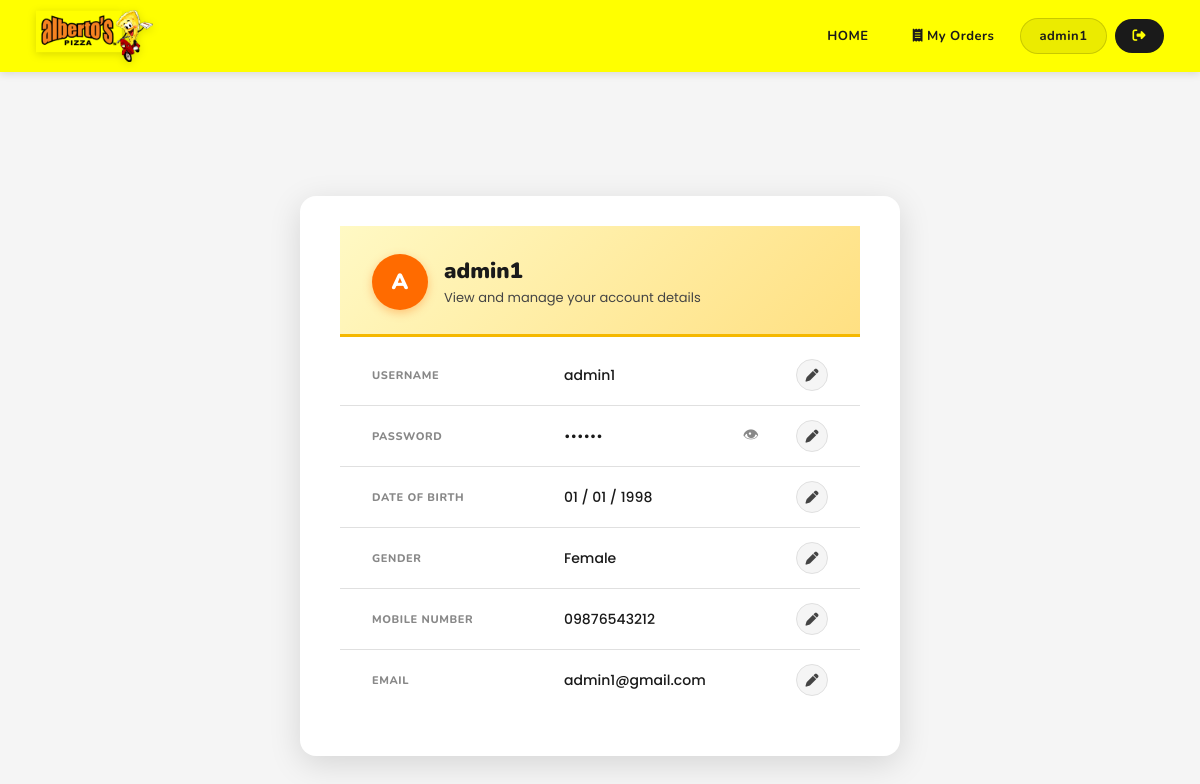
The page /profile_customer.php (signed in) on the database its author committed.
### tables this page shows
CREATE TABLE `users` (
  `user_id` int NOT NULL AUTO_INCREMENT,
  `username` varchar(50) NOT NULL,
  `password` varchar(255) NOT NULL,
  `role` enum('admin','cashier','customer','driver') NOT NULL,
  `birth_date` date NOT NULL,
  `gender` enum('Male','Female','Other') NOT NULL,
  `mobile_number` varchar(11) NOT NULL,
  `email` varchar(100) DEFAULT NULL,
  `created_at` timestamp NULL DEFAULT CURRENT_TIMESTAMP,
  PRIMARY KEY (`user_id`),
  UNIQUE KEY `uq_username` (`username`)
);

### profile_customer.php (the view, shortened to what this page needs)
<?php
include "db_connect.php";
$user_id = intval($_SESSION['user_id']);
$stmt = $conn->prepare("SELECT * FROM users WHERE user_id = ? LIMIT 1");
$stmt->bind_param("i", $user_id);
$stmt->execute();
$user = $stmt->get_result()->fetch_assoc();
$homeLink = "index.php";
if (isset($_SESSION['role'])) {
    if ($_SESSION['role'] === "cashier")      $homeLink = "cashier.php";
    elseif ($_SESSION['role'] === "admin")    $homeLink = "admin.php";
    elseif ($_SESSION['role'] === "driver")   $homeLink = "driver.php";
}
?>
<!DOCTYPE html>
<html lang="en">
<head>
  <link rel="stylesheet" href="css/style.css">
  <link rel="stylesheet" href="https://cdnjs.cloudflare.com/ajax/libs/font-awesome/6.4.0/css/all.min.css">
</head>
<body>
<header class="navbar">
  <img src="logo/Alberto's Pizza.png" class="logo-img" alt="Alberto's Pizza Logo">
  <div class="nav-links">
    <a href="<?= $homeLink ?>">HOME</a>
    <a href="my_orders.php"><i class="fa-solid fa-receipt" style="margin-right:4px;"></i>My Orders</a>
    <a href="profile_customer.php"><?= htmlspecialchars($_SESSION['username']); ?></a>
    <a href="logout.php"><i class="fa-solid fa-right-from-bracket"></i></a>
  </div>
</header>
<div class="profile-wrapper">
  <div class="profile-card">
    <div class="profile-card-header">
      <div class="profile-avatar">
        <?= strtoupper(substr($user['username'], 0, 1)); ?>
      </div>
      <div class="profile-header-text">
        <h2><?= htmlspecialchars($user['username']); ?></h2>
        <p>View and manage your account details</p>
      </div>
    </div>
    <div class="profile-body">
      <div class="profile-row">
        <span class="profile-label">Username</span>
        <span class="profile-value"><?= htmlspecialchars($user['username']); ?></span>
        <a href="profile_customer_edit.php?field=username" class="edit-btn">
          <i class="fa-solid fa-pen"></i>
        </a>
      </div>
      <div class="profile-row">
        <span class="profile-label">Password</span>
        <div class="password-wrapper">
          <input type="password" id="viewPassword" value="<?= htmlspecialchars($user['password']); ?>" readonly>
          <span class="toggle-password" onclick="toggleViewPassword()">👁</span>
        </div>
        <a href="profile_customer_edit.php?field=password" class="edit-btn">
          <i class="fa-solid fa-pen"></i>
        </a>
      </div>
      <div class="profile-row">
        <span class="profile-label">Date of Birth</span>
        <span class="profile-value"><?= date("m / d / Y", strtotime($user['birth_date'])); ?></span>
        <a href="profile_customer_edit.php?field=dob" class="edit-btn">
          <i class="fa-solid fa-pen"></i>
        </a>
      </div>
      <div class="profile-row">
        <span class="profile-label">Gender</span>
        <span class="profile-value"><?= htmlspecialchars($user['gender']); ?></span>
        <a href="profile_customer_edit.php?field=gender" class="edit-btn">
          <i class="fa-solid fa-pen"></i>
        </a>
      </div>
      <div class="profile-row">
        <span class="profile-label">Mobile Number</span>
        <span class="profile-value"><?= htmlspecialchars($user['mobile_number']); ?></span>
        <a href="profile_customer_edit.php?field=mobile" class="edit-btn">
          <i class="fa-solid fa-pen"></i>
        </a>
      </div>
      <div class="profile-row">
        <span class="profile-label">Email</span>
        <span class="profile-value"><?= htmlspecialchars($user['email']); ?></span>
        <a href="profile_customer_edit.php?field=email" class="edit-btn">
          <i class="fa-solid fa-pen"></i>
        </a>
      </div>
    </div>
  </div>
</div>
</body>
</html>

### css/style.css (style rules this page uses)
:root { --yellow: #FFFF00; --yellow-dark: #F5B800; --orange: #FF6B00; --orange-light:#FF8C2A; --red: #E53935; --green: #2E7D32; --green-light: #43A047; --amber: #F57C00; --bg: #F5F5F5; --white: #FFFFFF; --card-bg: #FFFFFF; --text-dark: #1A1A1A; --text-mid: #444444; --text-light: #888888; --border: #E0E0E0; --radius-sm: 6px; --radius-md: 10px; --radius-lg: 16px; --radius-pill: 999px; --shadow-sm: 0 1px 4px rgba(0,0,0,0.08); --shadow-md: 0 4px 16px rgba(0,0,0,0.10); --shadow-lg: 0 8px 32px rgba(0,0,0,0.13); --font-main: 'Nunito', sans-serif; --font-body: 'Poppins', sans-serif; }
*, *::before, *::after { box-sizing: border-box; margin: 0; padding: 0; }
body { font-family: var(--font-body); background: var(--bg); color: var(--text-dark); min-height: 100vh; }
.navbar { background: var(--yellow); display: flex; align-items: center; justify-content: space-between; padding: 0 36px; height: 72px; min-height: 72px; box-shadow: 0 2px 8px rgba(0,0,0,0.12); position: sticky; top: 0; z-index: 100; }
.logo-img { height: 52px; object-fit: contain; filter: drop-shadow(0 2px 4px rgba(0,0,0,0.15)); }
.nav-links { display: flex; align-items: center; gap: 8px; }
.nav-links a, .nav-links button { font-family: var(--font-main); font-weight: 700; font-size: 13px; letter-spacing: 0.5px; text-decoration: none; padding: 8px 18px; border-radius: var(--radius-pill); border: none; cursor: pointer; transition: background 0.18s, color 0.18s, transform 0.15s; color: var(--text-dark); background: transparent; margin-left: 0; }
.nav-links a[href="logout.php"], .nav-links a[href="login.php"] { background: var(--text-dark); color: var(--yellow); }
.nav-links a[href="profile_customer.php"] { background: rgba(0,0,0,0.08); border: 1.5px solid rgba(0,0,0,0.15); }
input[readonly] { background-color: #e9ecef; cursor: not-allowed; }
.password-wrapper { position: relative; width: 100%; }
.password-wrapper input { width: 100%; padding-right: 40px; box-sizing: border-box; }
.toggle-password { position: absolute; right: 10px; top: 50%; transform: translateY(-50%); cursor: pointer; user-select: none; font-size: 18px; color: #666; }
.profile-row .password-wrapper input { border: none !important; background: transparent !important; outline: none !important; box-shadow: none !important; padding: 0 !important; margin: 0 !important; font-size: 14px; color: #333; flex: 1; min-width: 0; }
.profile-row .password-wrapper { display: flex; align-items: center; justify-content: space-between; flex: 1; }
.profile-row .toggle-password { position: static !important; transform: none !important; margin-right: 15px; }
.profile-row .edit-btn { margin-left: 10px; }
.profile-wrapper { display: flex; justify-content: center; margin-top: 40px; }
.profile-card { background: #ffffff; width: 700px; border-radius: 12px; padding: 30px 40px; box-shadow: 0 6px 20px rgba(0,0,0,0.12); }
.profile-card h2 { color: var(--orange); margin-bottom: 5px; }
.profile-row { display: flex; align-items: center; padding: 12px 0; border-bottom: 1px solid #eee; }
.profile-label { width: 180px; font-weight: bold; font-size: 14px; }
.profile-value { flex: 1; font-size: 14px; color: #333; }
.edit-btn { color: #888; font-size: 14px; text-decoration: none; }

### rows shown on the page
users: username "A", username "admin1", birth_date "01 / 01 / 1998", gender "Female", mobile_number "09876543212", email "admin1@gmail.com"

### other values the page prints
$_SESSION['username'] "admin1"
